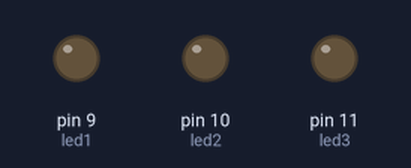
Simulated run of this sketch. Board: Arduino Uno, built with avr-gcc and run on an emulated ATmega328P. Parts: output pins drawn as LEDs (lit = HIGH).

Above: at 0.15 s.
At 7.66 s:
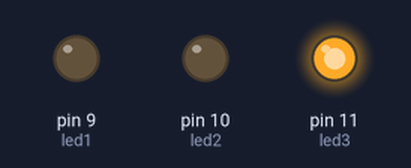
At 19.99 s:
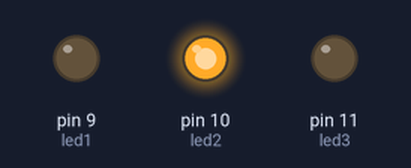
At 39.84 s:
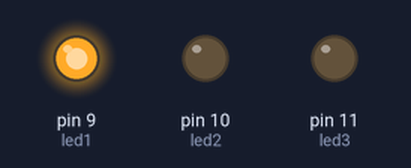
Timing chart, 0 to 40.0 s (numbered marks = the images above):
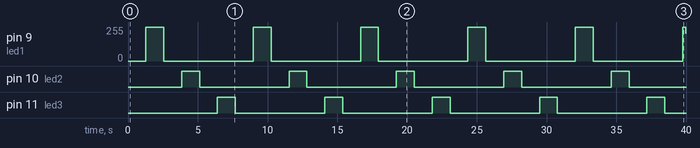

Measured:
- by itself, pin 9 (led1): 0/255 → 255/255 at 1.3 s, → 0/255 1.3 s later, → 255/255 6.4 s later, → 0/255 1.3 s later, … (12 changes in this stretch)
- by itself, pin 10 (led2), pin 11 (led3): alternates HIGH for 1.3 s and LOW for 6.4 s

The sketch:

Fade_com_3__Leds_e_funcoes.ino
```cpp
int led1=9;
int led2=10;
int led3=11;

void setup(){

  pinMode(led1,OUTPUT);
  pinMode(led2,OUTPUT);
  pinMode(led3,OUTPUT);

}

void loop(){

  fade_led(led1,5);
  fade_led(led2,5);
  fade_led(led3,5);

}

void fade_led(int led ,int tempo){

  int i;

  for(i=0;i<=255;i++){

    analogWrite(led,i);
    delay(tempo);

  }

   for(i=255;i>=0;i--){

    analogWrite(led,i);
    delay(tempo);
  }
}
```
